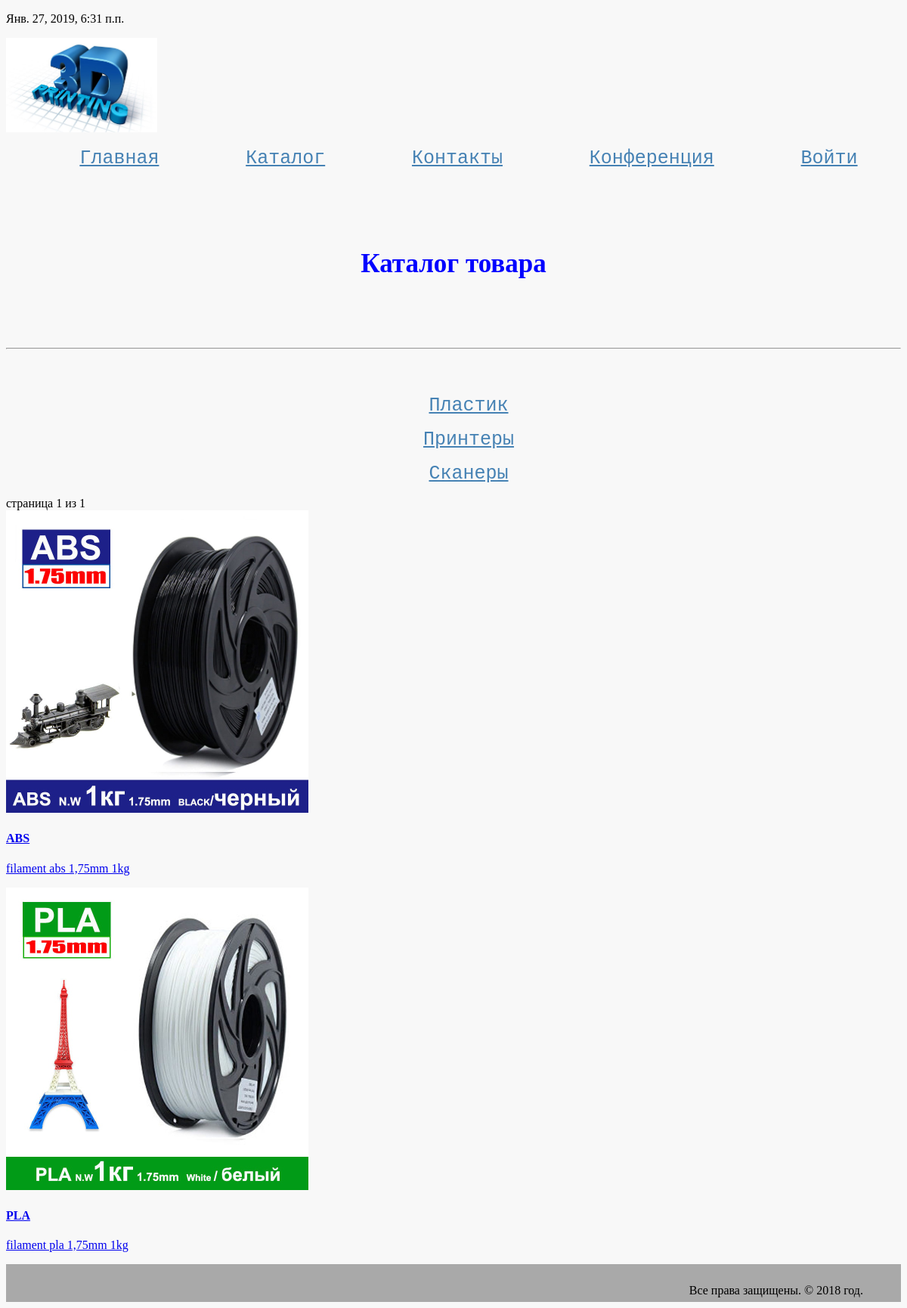
The page /categories/1/ on the database its author committed.
### mainapp/models.py (models this page shows, shortened)
class ProductCategory(models.Model):
    name = models.CharField(verbose_name='имя категории', max_length=128, unique=True)
    description = models.TextField(verbose_name='описание', blank=True)
    is_active = models.BooleanField(verbose_name='активна', default=True)

class Product(models.Model):
    category = models.ForeignKey(ProductCategory, verbose_name='категория продукта',
                                 on_delete=models.CASCADE)
    name = models.CharField(verbose_name='имя продукта', max_length=128)
    image = models.ImageField(upload_to='products_images', blank=True)
    short_desc = models.CharField(verbose_name='краткое описание продукта',
                                  max_length=64, blank=True)
    description = models.TextField(verbose_name='описание продукта', blank=True)
    price = models.DecimalField(verbose_name='цена продукта',
                                max_digits=8, decimal_places=2, default=0)
    quantity = models.PositiveIntegerField(verbose_name='количество на складе', default=0)
    is_active = models.BooleanField(verbose_name='активен', default=True)

### mainapp/views.py (the view)
# urls.py: re_path(r'^categories/(?P<pk>\d+)/$', mainapp.catalog, name='category'),
def catalog(request, pk=None, page=1):
    categories = ProductCategory.objects.all()
    if pk:
        if pk == '0':
            catalog = Product.objects.all()
        else:
            catalog = Product.objects.filter(category__pk=pk)
        products_paginator = Paginator(catalog, 2)
        try:
            catalog = products_paginator.get_page(page)
        except PageNotAnInteger:
            catalog = products_paginator.get_page(1)
        except EmptyPage:
            catalog = products_paginator.get_page(products_paginator.num_pages)
        context = {
        'page_title': 'Каталог',
        'catalog': catalog,
        'categories': categories,
        'basket': get_basket(request.user),
        'category_pk': pk,
        }
        return render(request, 'mainapp/product_list.html',  context)
    else:
        context = {
            'title': 'каталог',
            'categories': categories,
            'basket': get_basket(request.user),
        }
    return render(request, 'mainapp/catalog.html', context)

### mainapp/views.py (called while the page is built)
def get_basket(user):
    if user.is_authenticated:
        return user.basket_set.all().order_by('product__category')
    return []

### mainapp/templates/mainapp/product_list.html (shortened to what this page needs)
{% extends 'mainapp/base.html' %}
      {% block container %}
    {% include 'mainapp/includes/inc_main_menu.html' %}
<h2 class="header1">Каталог товара</h2><br><br><br>
    <hr><br><br>
    {% include 'mainapp/includes/inc_category_menu.html' %}
    <div class="paginator">
        <span class="current">
            страница {{ catalog.number }} из {{ catalog.paginator.num_pages }}
        </span>
    </div>
    {% for item in catalog %}
    <div >
    <a href="{% url 'main:product' item.pk %}"><img class="img_product" src="/media/{{ item.image}}" alt="">
        <h4>{{ item.name }}</h4>
        <p>{{ item.short_desc }}</p>
    </a>
    </div>
{% endfor %}
     {% endblock %}

### mainapp/templates/mainapp/base.html (shortened to what this page needs)
{% load staticfiles %}
<!doctype html>
<html>
<head>
    {% block css %}
    <link rel="stylesheet" href="{% static 'css/style.css' %}">
     {% endblock %}
</head>
<body >
    <p>{% now "N j, Y, P" %}</p>
    {% block container %}{% endblock %}
    <div class="footer">
    <p >Все права защищены. &copy; 2018 год.</p>
    </div>
</body>
</html>

### mainapp/templates/mainapp/includes/inc_main_menu.html (shortened to what this page needs)
    <div class="header">
  <img class="img3D" src="/static/img/3D.jpg"/>
       <ul class="menu">
        <li class="menu-list" ><a class="menu-link" href="{% url 'main:index' %}">Главная</a></li>
        <li class="menu-list"><a class="menu-link"  href="{% url 'main:catalog' %}">Каталог</a></li>
        <li class="menu-list"><a class="menu-link" href="{% url 'main:contacts' %}">Контакты</a></li>
        <li class="menu-list"><a class="menu-link" href="{% url 'main:conference' %}">Конференция</a></li>
           <li class="menu-list">
            {% if user.is_authenticated %}
                <a class="menu-link" href="{% url 'auth:logout' %}">Выйти</a>
            {% else %}
                <a class="menu-link" href="{% url 'auth:login' %}">Войти</a>
            {% endif %}
            </li>
        </ul>
        </div>

### mainapp/templates/mainapp/includes/inc_category_menu.html
 {% for item in categories %}
<div >
    <ul class="menu">
        <li class="menu-list" ><a class="menu-link" href="{% url 'main:category' item.pk %}">{{ item.name }}</a></li>
    </ul>
    </div>
{% endfor %}

### static/css/style.css (style rules this page uses)
body { background: #f8f8f8; }
.header { height: 250px; }
.header1 { color:#0000FF ; font-size: 35px; text-align: center; }
.menu { display: flex; justify-content: space-around; }
.menu-list { list-style-type: none ; }
.menu-link { color: #4682B4; font-size: 25px; font-family:monospace; }
.footer { text-align: right; height: 40px; background-color: darkgray; padding-top: 10px; padding-right: 50px; }
.img3D { width: 200px; }
.img_product { width: 400px; }

### rows shown on the page
ProductCategory: name "Пластик"
ProductCategory: name "Принтеры"
ProductCategory: name "Сканеры"
Product: image (picture), name "ABS", short_desc "filament abs 1,75mm 1kg"
Product: image (picture), name "PLA", short_desc "filament pla 1,75mm 1kg"

### other values the page prints
{{ catalog.number }} "1"
{{ catalog.paginator.num_pages }} "1"
